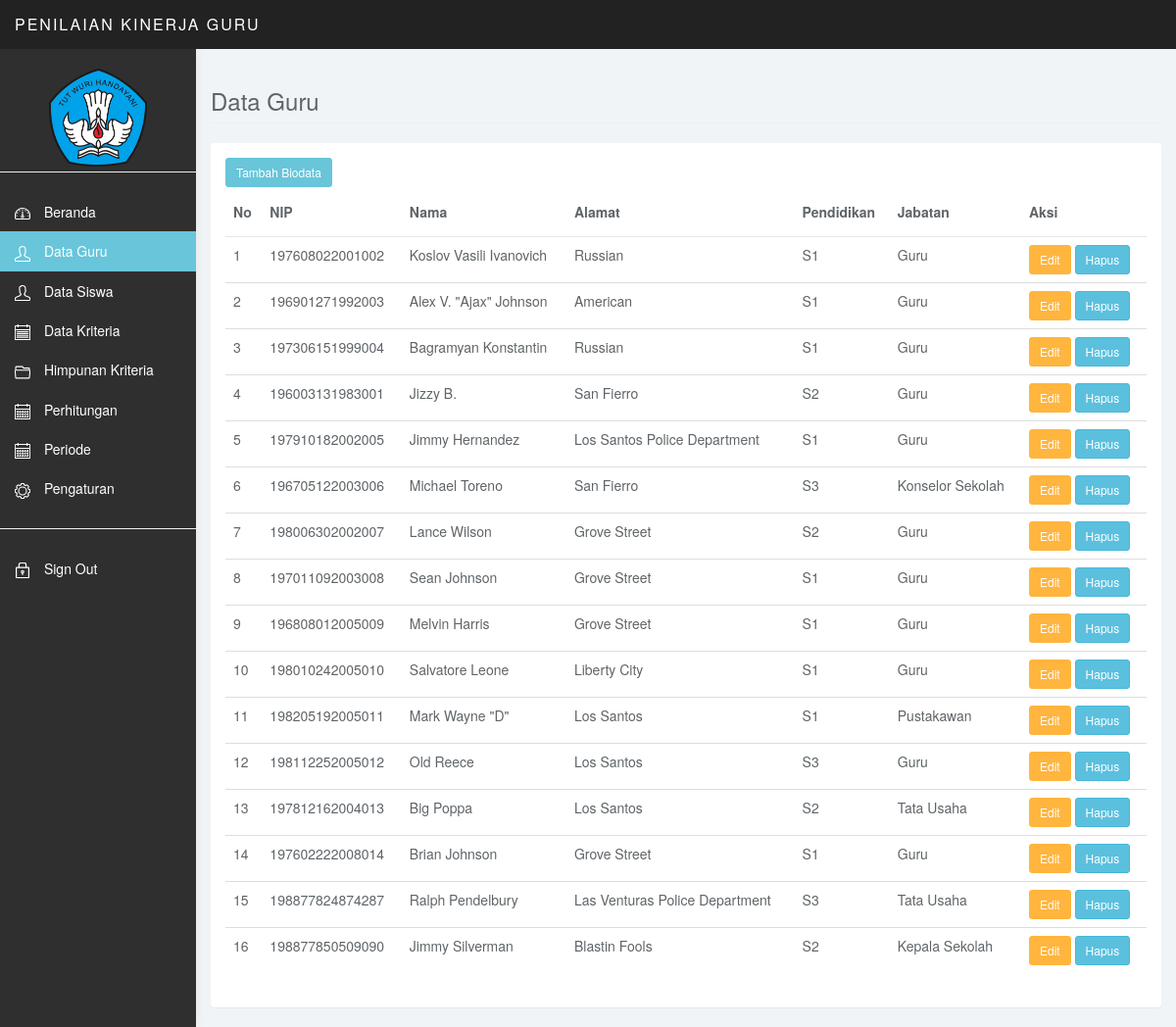
The page /admin/index.php?ap=peserta (signed in) on the database its author committed.
### tables this page shows
CREATE TABLE `guru_peserta` (
  `id_guru` int(11) NOT NULL,
  `nip` varchar(25) NOT NULL,
  `nama` varchar(30) NOT NULL,
  `alamat` varchar(100) NOT NULL,
  `pendidikan` varchar(10) NOT NULL,
  `jabatan` varchar(20) NOT NULL,
  `c1` double NOT NULL DEFAULT '1',
  `c2` double NOT NULL DEFAULT '1',
  `c3` double NOT NULL DEFAULT '1',
  `c4` double NOT NULL DEFAULT '1',
  `vektor_s` double NOT NULL,
  `vektor_v` double NOT NULL,
  `tanggal` varchar(250) NOT NULL,
  `total` varchar(250) NOT NULL
);

### admin/aplikasi/peserta/index.php (the view, shortened to what this page needs)
<div class="row">
			<div class="col-lg-12">
				<h3 class="page-header"><a style="color:#5f6468 !important;text-decoration:none;" href="?ap=peserta">Data Guru</a></h3>
			</div>
		</div>
<div class="row">
			<div class="col-md-12">
				<div class="panel panel-default">
					<div class="panel-body tabelguru">
             <a href="?ap=peserta&tambah=1" class="btn btn-primary btn-sm" >Tambah Biodata</a>
						<table class="table">
						    <thead>
						    <tr>
						    <th>No</th>
								<th>NIP</th>
								<th>Nama</th>
								<th>Alamat</th>
								<th>Pendidikan</th>
								<th>Jabatan</th>
								<th>Aksi</th>
						    </tr>
						    </thead>
						    <tbody>
						    <?php
						    $no=0;
							$query = "select * from guru_peserta";
							$hasil = mysql_query($query) or die("");
							while ($data = mysql_fetch_array($hasil)) {
								$no++;
							?>
							<tr>
								<td><?php echo "".$no; ?></td>
								<td><?php echo $data['nip']; ?></td>
								<td><?php echo $data['nama']; ?></td>
								<td><?php echo $data['alamat']; ?></td>
								<td><?php echo $data['pendidikan']; ?></td>
								<td><?php echo $data['jabatan']; ?></td>
                <td style="color:white;"><a style="color:white;" <?php echo 'href=?ap=peserta&edit='.$data['id_guru'].''?> class="btn btn-warning btn-sm" id="btn-todo">Edit</a>
								<?php echo '<a button class = "btn btn-info btn-sm" id="btn-todo" href=?ap=peserta&delete='.$data['id_guru'].'>Hapus'?></td>
							<?php
							}
							?>
							</tr>
							</tbody>
						</table>
					</div>
				</div>
			</div>
</div>

### admin/index.php (shortened to what this page needs)
<?php
if(!isset($_SESSION['admin'])){
	header("Location: login.php");
}else{
?>
<!DOCTYPE html>
<html>
<head>
<link href="css/bootstrap.css" rel="stylesheet">
<link href="css/datepicker3.css" rel="stylesheet">
<link href="css/styles.css" rel="stylesheet">
</head>
<body>
	<nav class="navbar navbar-inverse navbar-fixed-top" role="navigation">
		<div class="container-fluid">
			<div class="navbar-header">
				<a class="navbar-brand" href="#"><span></span>Penilaian Kinerja Guru </a>
			</div>
		</div>
	</nav>
	<div id="sidebar-collapse" class="col-sm-3 col-lg-2 sidebar">
		<form role="search">
				<center><img src="../assets3/img/img1.png" width="100px" height="100px"></center>
		</form>
		<ul class="nav menu">
			<li <?php if (!isset($_GET['ap'])) echo "class='active'";?> ><a href="./"><svg class="glyph stroked dashboard-dial"><use xlink:href="#stroked-dashboard-dial"></use></svg> Beranda</a></li>
			<li <?php if (isset($_GET['ap']) && $_GET['ap']=="peserta") echo "class='active'";?>><a href="?ap=peserta"><svg class="glyph stroked calendar"><use xlink:href="#stroked-male-user"></use></svg> Data Guru</a></li>
			<li <?php if (isset($_GET['ap']) && $_GET['ap']=="siswa") echo "class='active'";?>><a href="?ap=siswa"><svg class="glyph stroked calendar"><use xlink:href="#stroked-male-user"></use></svg> Data Siswa</a></li>
			<li <?php if (isset($_GET['ap']) && $_GET['ap']=="kriteria") echo "class='active'";?>><a href="?ap=kriteria"><svg class="glyph stroked line-graph"><use xlink:href="#stroked-notepad"></use></svg> Data Kriteria</a></li>
			<li <?php if (isset($_GET['ap']) && $_GET['ap']=="hmp_kriteria") echo "class='active'";?>><a href="?ap=hmp_kriteria"><svg class="glyph stroked table"><use xlink:href="#stroked-open-folder"></use></svg> Himpunan Kriteria</a></li>
			<li <?php if (isset($_GET['ap']) && $_GET['ap']=="hitung") echo "class='active'";?>><a href="?ap=hitung"><svg class="glyph stroked pencil"><use xlink:href="#stroked-calendar"></use></svg> Perhitungan</a></li>
			<li <?php if (isset($_GET['ap']) && $_GET['ap']=="periode") echo "class='active'";?>><a href="?ap=periode"><svg class="glyph stroked calculator"><use xlink:href="#stroked-calendar"></use></svg> Periode</a></li>
			<li <?php if (isset($_GET['ap']) && $_GET['ap']=="pengaturan") echo "class='active'";?>><a href="?ap=pengaturan"><svg class="glyph stroked gear"><use xlink:href="#stroked-gear"></use></svg> Pengaturan</a></li>
			<li role="presentation" class="divider"></li>
			<li><a href="logout.php"><svg class="glyph stroked male-user"><use xlink:href="#stroked-lock"></use></svg> Sign Out</a></li>
		</ul>
	</div>
	<div class="col-sm-9 col-sm-offset-3 col-lg-10 col-lg-offset-2 main">
		<?php
			include "controller.php";
		?>
	</div>
</body>
</html>
<?php
}
?>

### admin/controller.php (shortened to what this page needs)
<?php
	if(isset($_GET['ap'])){
		$ap = $_GET['ap'];
		if ($ap=="peserta"){
			include "aplikasi/peserta/index.php";
		}
	}else{
		include "home.php";
	}
?>

### admin/css/styles.css (style rules this page uses)
body { background: #f1f4f7; padding-top: 50px; color: #5f6468; }
a, a:hover, a:focus { color: #F24464; }
h1, h2, h3, h4, h5, h6 { color: #5f6468; }
h3, h4 { font-weight: 300; }
.navbar-header .navbar-brand { color: #fff; font-size: 16px; text-transform: uppercase; font-weight: 500; letter-spacing: 2px; }
.btn-primary, .btn-primary:hover, .btn-primary:focus, .btn-primary:active, .btn-primary.active, .open > .dropdown-toggle.btn-primary, .btn-primary.disabled, .btn-primary[disabled], fieldset[disabled] .btn-primary, .btn-primary.disabled:hover, .btn-primary[disabled]:hover, fieldset[disabled] .btn-primary:hover, .btn-primary.disabled:focus, .btn-primary[disabled]:focus, fieldset[disabled] .btn-primary:focus, .btn-primary.disabled:active, .btn-primary[disabled]:active, fieldset[disabled] .btn-primary:active, .btn-primary.disabled.active, .btn-primary[disabled].active, fieldset[disabled] .btn-primary.active { background-color: #F24464; border-color: #F24464; }
.btn-warning, .btn-warning:hover, .btn-warning:focus, .btn-warning:active, .btn-warning.active, .open > .dropdown-toggle.btn-warning, .btn-warning.disabled, .btn-warning[disabled], fieldset[disabled] .btn-warning, .btn-warning.disabled:hover, .btn-warning[disabled]:hover, fieldset[disabled] .btn-warning:hover, .btn-warning.disabled:focus, .btn-warning[disabled]:focus, fieldset[disabled] .btn-warning:focus, .btn-warning.disabled:active, .btn-warning[disabled]:active, fieldset[disabled] .btn-warning:active, .btn-warning.disabled.active, .btn-warning[disabled].active, fieldset[disabled] .btn-warning.active { background-color: #ffb53e; border-color: #ffb53e; }
.panel { border: 0; }
.navbar { border: 0; }
.sidebar { display: block; background-color: #fff; padding: 0; display: none; }
.sidebar form { padding: 20px 15px 5px 15px; border-bottom: 1px solid #eee; margin-bottom: 20px; }
@media (min-width: 768px) { .sidebar { display: block; position: fixed; top: 50px; bottom: 0; left: 0; z-index: 1000; display: block; margin: 0; padding: 0; overflow-x: hidden; overflow-y: auto; background-color: #fff; box-shadow: 1px 0px 10px rgba(0, 0, 0, .05); } }
@media (min-width: 768px) { .navbar-header { width: 100%; } }
.sidebar ul.nav .active a, .sidebar ul.nav li.parent a.active, .sidebar ul.nav .active > a:hover, .sidebar ul.nav li.parent a.active:hover, .sidebar ul.nav .active > a:focus, .sidebar ul.nav li.parent a.active:focus { color: #fff; background-color: #F24464; }
.sidebar ul.nav li.divider { border-bottom: 1px solid #eee; margin: 20px 0; }
.table { background: #fff; }
.table>thead>tr>th { border-bottom: 1px solid #e6e7e8; vertical-align: middle; height: 50px; }
.sidebar .glyph, .user-menu .glyph { height: 16px; width: 16px; margin: 0 10px 0 0; stroke-width: 3px; }
.glyph.table { background: none; border: none; }

### admin/index.php (style rules this page uses)
.btn-primary { background: #68c5da !important; border-color: #68c5da !important; }
.sidebar ul.nav .active a, .sidebar ul.nav li.parent a.active, .sidebar ul.nav .active > a:hover, .sidebar ul.nav li.parent a.active:hover, .sidebar ul.nav .active > a:focus, .sidebar ul.nav li.parent a.active:focus { color: white !important; background-color: #68c5da !important; }
.sidebar { background-color: #2f2f2f; }
a, a:hover, a:focus { color: white !important; }

### rows shown on the page
guru_peserta: nip "197608022001002", nama "Koslov Vasili Ivanovich", alamat "Russian", pendidikan "S1", jabatan "Guru"
guru_peserta: nip "196901271992003", nama "Alex V. \"Ajax\" Johnson", alamat "American", pendidikan "S1", jabatan "Guru"
guru_peserta: nip "197306151999004", nama "Bagramyan Konstantin", alamat "Russian", pendidikan "S1", jabatan "Guru"
guru_peserta: nip "196003131983001", nama "Jizzy B.", alamat "San Fierro", pendidikan "S2", jabatan "Guru"
guru_peserta: nip "197910182002005", nama "Jimmy Hernandez", alamat "Los Santos Police Department", pendidikan "S1", jabatan "Guru"
guru_peserta: nip "196705122003006", nama "Michael Toreno", alamat "San Fierro", pendidikan "S3", jabatan "Konselor Sekolah"
guru_peserta: nip "198006302002007", nama "Lance Wilson", alamat "Grove Street", pendidikan "S2", jabatan "Guru"
guru_peserta: nip "197011092003008", nama "Sean Johnson", alamat "Grove Street", pendidikan "S1", jabatan "Guru"
guru_peserta: nip "196808012005009", nama "Melvin Harris", alamat "Grove Street", pendidikan "S1", jabatan "Guru"
guru_peserta: nip "198010242005010", nama "Salvatore Leone", alamat "Liberty City", pendidikan "S1", jabatan "Guru"
guru_peserta: nip "198205192005011", nama "Mark Wayne \"D\"", alamat "Los Santos", pendidikan "S1", jabatan "Pustakawan"
guru_peserta: nip "198112252005012", nama "Old Reece", alamat "Los Santos", pendidikan "S3", jabatan "Guru"
guru_peserta: nip "197812162004013", nama "Big Poppa", alamat "Los Santos", pendidikan "S2", jabatan "Tata Usaha"
guru_peserta: nip "197602222008014", nama "Brian Johnson", alamat "Grove Street", pendidikan "S1", jabatan "Guru"
guru_peserta: nip "198877824874287", nama "Ralph Pendelbury", alamat "Las Venturas Police Department", pendidikan "S3", jabatan "Tata Usaha"
guru_peserta: nip "198877850509090", nama "Jimmy Silverman", alamat "Blastin Fools", pendidikan "S2", jabatan "Kepala Sekolah"
